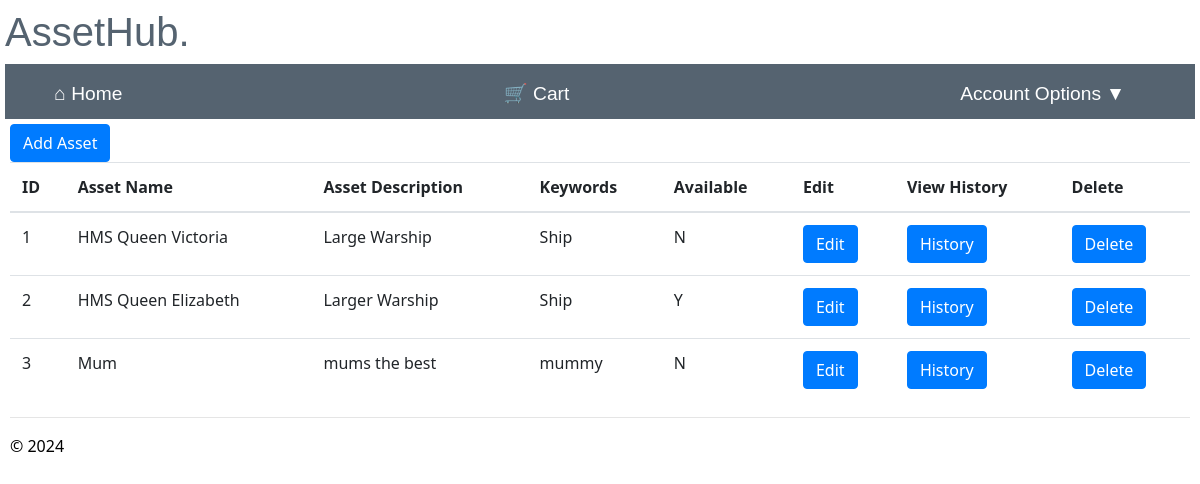
/maintain_assets (signed in), run on an earlier commit of the app's database.
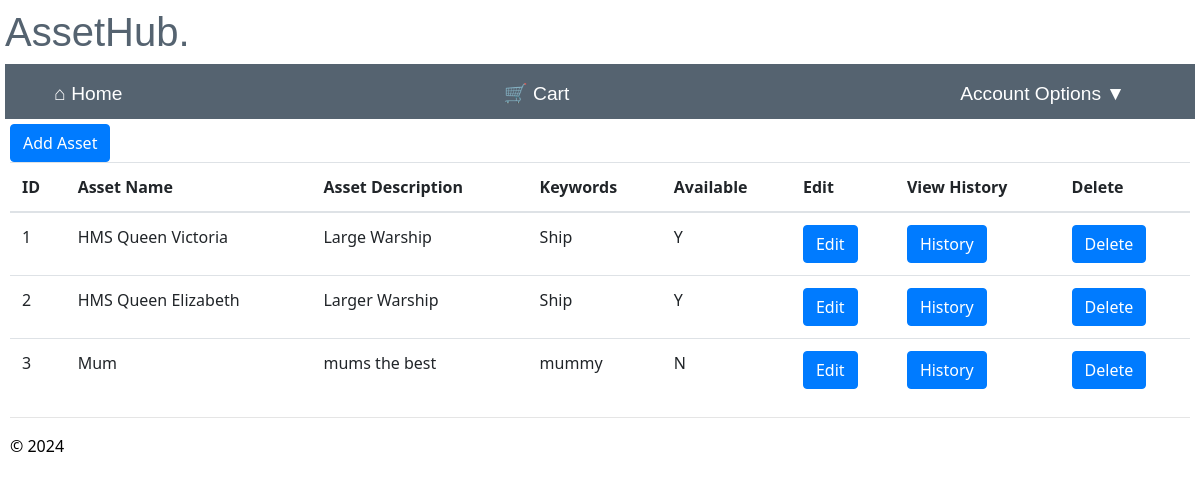
And on a later commit of the database.
### app/models/models.py (models this page shows)
class Assets(db.Model):
    __tablename__ = 'assets'
    asset_id = db.Column(db.Integer, primary_key=True, nullable=False)
    asset_name = db.Column(db.String(100), nullable=True)#change to not null
    asset_description = db.Column(db.String(225), nullable=True)
    keyword = db.Column(db.String(50), nullable=False)
    available = db.Column(db.String(50), nullable=False, default='Y')

### app/manager/routes.py (the view)
@bp.route("/maintain_assets")
@login_required
@check_is_manager
def maintain_assets():
    try:
        asset= Assets.query.all()
        current_app.logger.info('Username: %s accessed maintain assets', current_user.username)
        return render_template('maintain_assets.html',asset=asset)
    except Exception as e:
        flash("An error occurred retrieving assets.")
        current_app.logger.warning('Error during retrieving all assets: %s', str(e))
    return render_template("home.html")

### app/manager/routes.py (called while the page is built)
def check_is_manager(func):
    @wraps(func)
    def decorated_function(*args, **kwargs):
        if current_user.role == 'admin'or current_user.role == 'manager':
            return func(*args, **kwargs)
        else:
            current_app.logger.critical('Username: %s accessed attempted to access %s', current_user.username,func.__name__)
            flash("You are not authorised to access this page")
            return redirect(url_for("main.home"))
    return decorated_function

### app/user/routes.py (called while the page is built)
@bp.before_app_request
def make_session_permanent():
    session.permanent = True
    current_app.permanent_session_lifetime = timedelta(seconds=60)

### app/manager/templates/maintain_assets.html (shortened to what this page needs)
{% extends "layout.html" %}
{% block content %}
<td><a href='{{url_for("manager.add_asset")}}' class='btn btn-primary'>Add Asset</a></td>
<table class="table table-hover">
    <thead class="active tables">
      <th>ID</th>
      <th>Asset Name</th>
      <th>Asset Description</th>
      <th>Keywords</th>
      <th>Available </th>
      <th>Edit</th>
      <th>View History</th>
      <th>Delete</th>
    </thead>
    <tbody>
      {% for asset in asset %}
      <tr>
        <td>{{asset.asset_id}}</td>
        <td>{{asset.asset_name}}</td>
        <td>{{asset.asset_description}}</td>
        <td>{{asset.keyword}}</td>
        <td>{{asset.available}}</td>
        <td><a href='{{ url_for("manager.edit_asset", asset_id=asset.asset_id) }}' class='btn btn-primary'>Edit</a></td>
        <td><a href='{{ url_for("manager.asset_history", asset_id=asset.asset_id) }}' class='btn btn-primary'>History</a></td>
        <td>
          <form method="POST" action="/delete_asset/">
              <input type="submit" class='btn btn-primary' value="Delete" onclick='return confirm("Are you sure you want to delete this asset? Please note if asset has been borrowed you can no longer delete the item.")'>
          </form>
      </td>
      </tr>
      {% endfor %}
    </tbody>
  </table>
{% endblock %}

What changed in the data, as far as the page shows it:
changed Assets "HMS Queen Victoria": available "N" → "Y"
